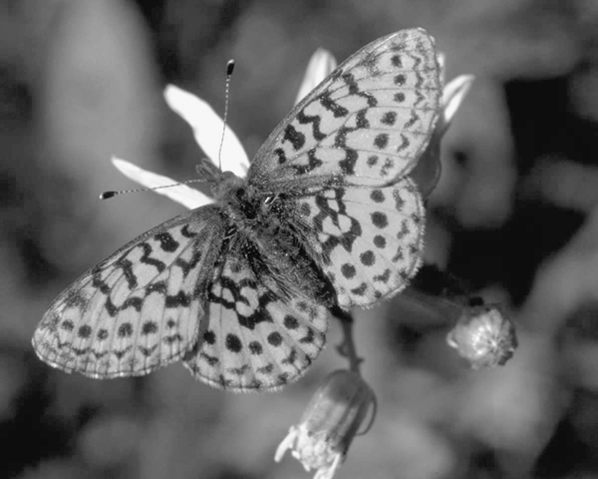
#> input picture HW3/images/butterfly.png, 598 x 479 px; the run also reads 3 pictures not shown here
$ jupyter execute Homework_3.ipynb   (shell and % lines are left out)   (older library calls are emulated)
#> lines starting #> are read from the running program, lines starting #| are printed output that depends on the picture; after the words box and inside, x2 and y2 are one past the last pixel; in counts of white or black regions, pixels touching at a corner belong together
# Homework 3

Created by: Frendy

Date: 10/30/2020

The image folder has the images given for the homework

The output folder has the images that were created for the homework (Example: image1_crop.jpg)

# Dependencies

Please have the common libraries listed belowed installed.

In case you don't have it. Please install it by typing the following

## matplotlib
pip3 install matplotlib

## scipy
pip3 install scipy

## numpy
pip3 install numpy

## skimage
pip3 install scikit-image

[cell 1]
############
# Numpy makes my computer run out of memory, fix it by forcing to not do multi threading
###########
import os
os.environ['OPENBLAS_NUM_THREADS'] = '1'
os.environ['MKL_NUM_THREADS'] = '1'

[cell 2]
import matplotlib.image as mpimg
import matplotlib.pyplot as plt

import numpy as np

from PIL import Image

# importing "math" for mathematical operations
import math

from scipy.ndimage import gaussian_filter
from skimage.filters import sobel

[cell 3]
#########################
# Problem 1 a
#########################

def my_gaussian_pyramid(
    image,
    scale_factor = 2,
    n_scales = 5,
    sigma = None
):

    # If sigma is not passed, put it as default value
    if sigma is None:
        sigma = 2*scale_factor/6.0

    # Get Current immage information
    img = np.array(mpimg.imread(image))

    # Output Variable,
    # Output image are a bunch of images, make a list
    outImg = []
    outImg.append(img)

    # maximum number of scales
    # Aka, how many times can we downsample it till sixe 1 pixel
    # Find if width or height is the biggest
    width, height = img.shape

    if(width > height):
        temp_max = width
    else:
        temp_max = height

    max_scales = math.ceil(math.log(temp_max, n_scales))

    max_scales = min(max_scales, n_scales)

    # Do Gaussian Pyramid
    # Loop n times, range is exclusive so do +1
    for i in range(max_scales+1):
        # Apply low-pass filter
        im_blur = gaussian_filter(img, sigma)

        # Down sample
        im_small = im_blur[::scale_factor, ::scale_factor]

        # Add to output
        outImg.append(im_small)
        img = im_small

    return outImg

[cell 4]
#########################
# Problem 1 b
#########################

def helperDisplay (my_gaussian_pyramid):
    # Read image to create the output image size

    x, y = my_gaussian_pyramid[0].shape

    # Output
    output = np.zeros((x, y*2))

    # Left side of image is always the original
    output[0:x, 0:y] = my_gaussian_pyramid[0]

    # Now output the right images
    tempx = 0
    tempy = y

    # Start at 1 because 0 is the original
    for i in range(1, len(my_gaussian_pyramid)):
        img = my_gaussian_pyramid[i]

        #Display image
        newx, newy = img.shape
        newx = newx + tempx
        newy = newy + tempy

        output[tempx:newx, y:newy] = img
        tempx = newx

    return output

[cell 5]
#########################
# Problem 1 b -> (1)
#########################
img = my_gaussian_pyramid('images/butterfly.png',2,5)
#> in my_gaussian_pyramid, img is the input picture: shape (479, 598) float32; min 0.0235, max 0.984, mean 0.398
#> after the loop in my_gaussian_pyramid, `for i in range(max_scales+1):`: outImg = 6 items
#> img = 6 items
img = helperDisplay(img)
#> the loop in helperDisplay, `for i in range(1, len(my_gaussian_pyramid)):` made 5 passes
#> (newx, newy, tempx) on passes 1 to 5: (240, 897, 240), (360, 748, 360), (420, 673, 420), (450, 636, 450), (465, 617, 465)
#> after the loop in helperDisplay, `for i in range(1, len(my_gaussian_pyramid)):`: output: shape (479, 1196) float64; min 0, max 0.984, mean 0.265
plt.imshow(img,cmap='gray')
print("Saving pyramid_sf2.jpg")
plt.savefig('output/pyramid_sf2.jpg')
plt.show()

[cell 6]
#########################
# Problem 1 b -> (2)
#########################
img = my_gaussian_pyramid('images/butterfly.png',3,10,5)
#> img = 5 items
img = helperDisplay(img)
#> the loop in helperDisplay (call 2), `for i in range(1, len(my_gaussian_pyramid)):` made 4 passes
#> (newx, newy, tempx) on passes 1 to 4: (160, 798, 160), (214, 665, 214), (232, 621, 232), (238, 606, 238)
#> after the loop in helperDisplay (call 2), `for i in range(1, len(my_gaussian_pyramid)):`:
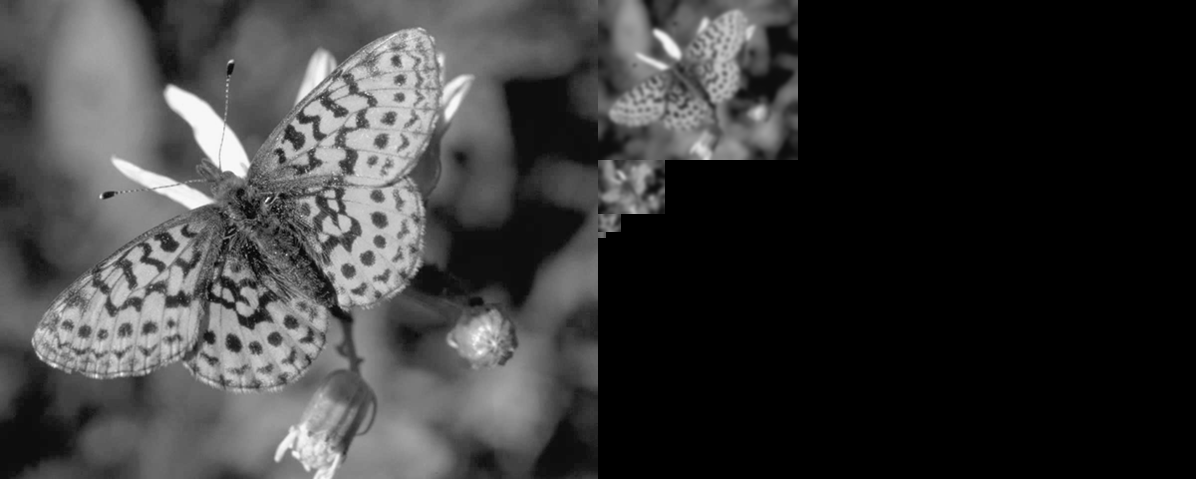
#> output: shape (479, 1196) float64; min 0, max 0.984, mean 0.224
plt.imshow(img,cmap='gray')
print("Saving pyramid_sf3_sigma5.jpg")
plt.savefig('output/pyramid_sf3_sigma5.jpg')
plt.show()

[cell 7]
#########################
# Problem 1 c
#########################
img = my_gaussian_pyramid('images/butterfly.png',2,5)
#> img = 6 items

# Create a new image list with Sobel
img_1 = sobel(img[0])
imgSobel = []
imgSobel.append(img_1)

for i in range(1,len(img)):
    tempImg = sobel(img[i])
    imgSobel.append(tempImg)
#> this loop made 5 passes
#> after the loop, imgSobel = 6 items

img = helperDisplay(imgSobel)
#> the loop in helperDisplay (call 3), `for i in range(1, len(my_gaussian_pyramid)):` made 5 passes
#> after the loop in helperDisplay (call 3), `for i in range(1, len(my_gaussian_pyramid)):`:
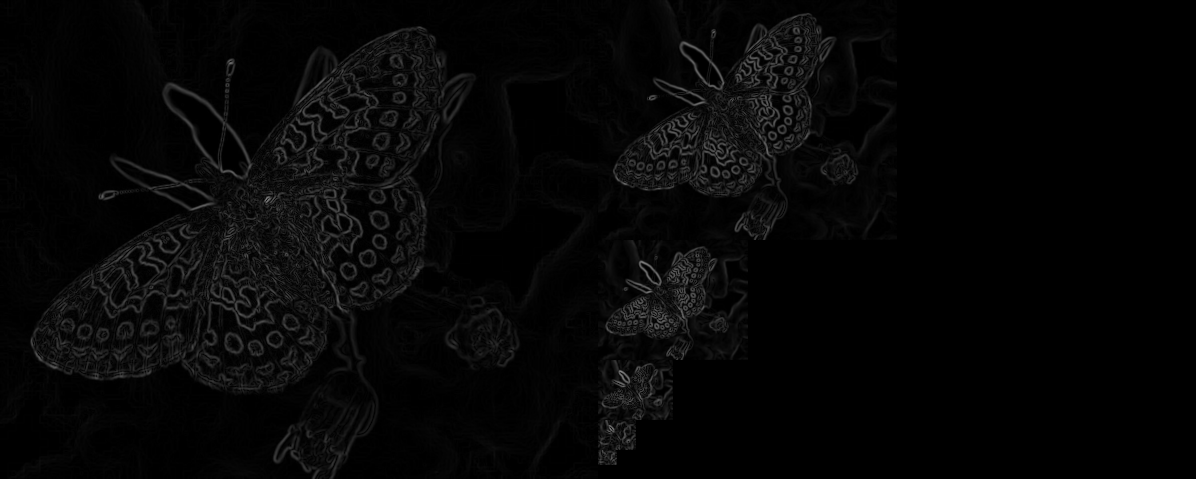
#> output: shape (479, 1196) float64; min 0, max 0.517, mean 0.0246
plt.imshow(img,cmap='gray')
print("Saving pyramid_edges.jpg")
plt.savefig('output/pyramid_edges.jpg')
plt.show()

[cell 8]
#########################
# Problem 1 d
#########################
from skimage.transform import resize

# Get original image from c
img = my_gaussian_pyramid('images/butterfly.png',2,5)

# Create a new image list with Sobel
img_1 = sobel(img[0])
imgSobel = []
imgSobel.append(img_1)

for i in range(1,len(img)):
    tempImg = sobel(img[i])
    imgSobel.append(tempImg)

# To plot images.
fig, axes = plt.subplots(nrows=5, ncols=2)
fig.tight_layout()
fig.set_figheight(50)
fig.set_figwidth(15)

# Range is exclusive
i = 0
for k in range(0,5):
    output = img[k]
    outputSobel = imgSobel[k]

#   Resize all images to input image (butterfly.png size)
    output = resize(output, (img[0].shape[0], img[0].shape[1]),
                       anti_aliasing=True)
    outputSobel = resize(outputSobel, (img[0].shape[0], img[0].shape[1]),
                       anti_aliasing=True)
    if k == 0:
        plt.subplot(5,2,1)
    elif k == 1:
        plt.subplot(5,2,3)
    elif k == 2:
        plt.subplot(5,2,5)
    elif k == 3:
        plt.subplot(5,2,7)
    else:
        plt.subplot(5,2,9)

#   Input image
    plt.imshow(output, cmap='gray', aspect='auto')
    plt.title('Input Image')

# Sobel edge
    plt.subplot(5,2,2*i + 2)
    plt.imshow(outputSobel, cmap='gray', aspect='auto')
    plt.title('Sobel edge detection at level '+ str(i))
    plt.imsave('output/pyramid_edge'+ str(i) + '.jpg', outputSobel, cmap='gray')

    i = i + 1
#> after the loop, i = 5

##################
# Observation on the detected feature/strucutre
##################
"""
Observation:
The higher the scale, the less resolution we get. Thus, we can conclude that smaller images have lower resolution.
"""
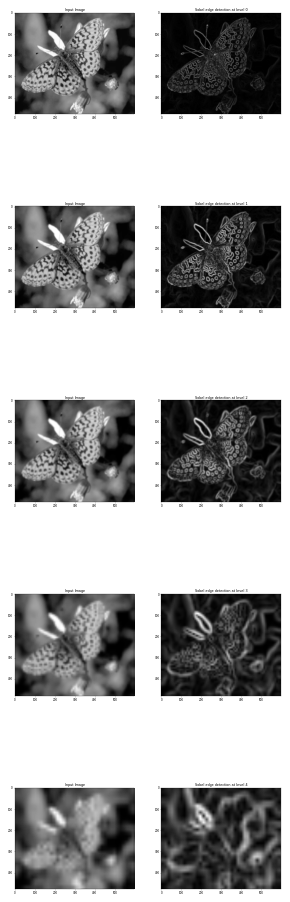
#> figure drawn by matplotlib, 10 panels

[cell 9]
#########################
# Problem 2 a
#########################
# For Sobel (Derivatives) and gaussean
import cv2

# Make gray
from skimage.color import rgb2gray

def Harris_Corner_Detection(
    inputImage,
    alpha = 0.05,
    thresholding_factor = 0.1,
    minDistance = 10
):

    # Import image
    # Convert the image to grayscale
    img = rgb2gray(mpimg.imread(inputImage))

    #############################
    # Step 1, Compute derivates of the input image in x- and y- direction
    #############################

    # We will use sobel operator as it givse the x and y derivatives
    derivativeX = cv2.Sobel(img, cv2.CV_64F, 1, 0)
    derivativeY = cv2.Sobel(img, cv2.CV_64F, 0, 1)

    #############################
    # Step 2, For each pixel, construct the second momemnt matrix M in a Gaussian window around the pixel
    #############################

    # Formula M = sum [I^2_x I_xI_y]
    #                  I_xI_y I_y^2

    tempX = derivativeX*derivativeX
    tempY = derivativeY*derivativeY
    tempXY = derivativeX*derivativeY

    # Blur them with GaussianBlur
    s_xx = cv2.GaussianBlur(tempX, (0,0), 1)
    s_xy = cv2.GaussianBlur(tempXY, (0,0), 1)
    s_yy = cv2.GaussianBlur(tempY, (0,0), 1)

    # Tried to make a Matrix, but ndimage.sobel returns a sequence
    # Get error if try to make a matrix
        # setting an array element with a sequence.

    #     M = np.zeros((2,2))
    #     M[0][0] = tempX
    #     M[0][1] = tempXY
    #     M[1][0] = tempXY
    #     M[1][1] = tempY

    #############################
    # Step 3: Compute the corner response function
    #############################
    #𝑅=det(𝐌)−𝛼×trace2(𝐌)
    # Try to do matrix way but got error, computing it manually.

    # R = np.linalg.det(M) - alpha*np.trace(M)^2

    det = (s_xx*s_yy) - (s_xy*s_xy)
    trace = s_xx+s_yy

    R = det - (alpha*trace*trace)

    #############################
    # Step 4: Threshold the corner response value computed in Step 3
    #############################
    #threshold= thresholding_factormax_corner_response
    max_corner_response = np.max(R)
    threshold = thresholding_factor * max_corner_response
    newR = np.copy(R)
    # Anything that is above threshold is 0
    newR[newR > threshold] = 0

    #############################
    # Step 5: Find local maxima of response function (non-maximum suppresion)
    #############################

    # So right now we should have the corners
    newR = np.asarray(newR)
    listOfLocalMaxima = []
    listOfLocationsForLocalMaxima = []
    tempMax =np.amax(newR)

    # WindowSize to move
    windowSize = np.mgrid[-minDistance:minDistance+1]
    w, h = newR.shape
    for x in range(w):
        for y in range(h):
            tempValue = newR[x,y]

            # if higher, we add the point to our localmaxima

            # I get error when I do this, out of bounds :(
            #if tempValue > tempMax*threshold:

            if tempValue > threshold:

                tempx = x + windowSize
                tempy = y + windowSize

                # set to 0 all neightbours
                # Check if you inside the window
                if(tempx.all() < w - 2 and tempy.all() - 2 < h):
                    newR[tempx][tempy] = 0

                    # Add points to list
                    listOfLocalMaxima.append(tempValue)
                    tempCoordinates = [tempx,tempy]
                    listOfLocationsForLocalMaxima.append(tempCoordinates)


    #############################
    # Step 6: show resulting corners as red dots on top of the input imageas shown below.
    #############################

    # make red dots
#     img[newR > threshold*np.amax(newR)] = [0,0,255]
#     for x in range(w):
#         for y in range(h):
#             if newR[x][y] > threshold*np.amax(newR[x][y]):
#                 img[x][y] = [0,0,255]
    plt.imshow(newR, "Reds_r")
    return newR

#################
# Test it with checkerboard.jpg
#################
test = Harris_Corner_Detection('images/checkerboard.jpg')
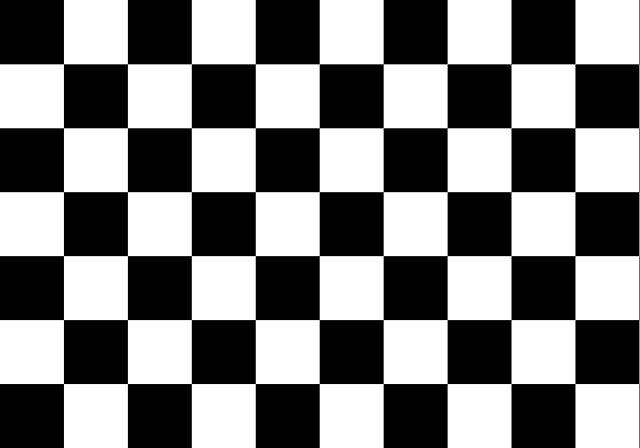
#> input picture HW3/images/checkerboard.jpg, 640 x 448 px
#> in Harris_Corner_Detection, `trace = s_xx+s_yy`:
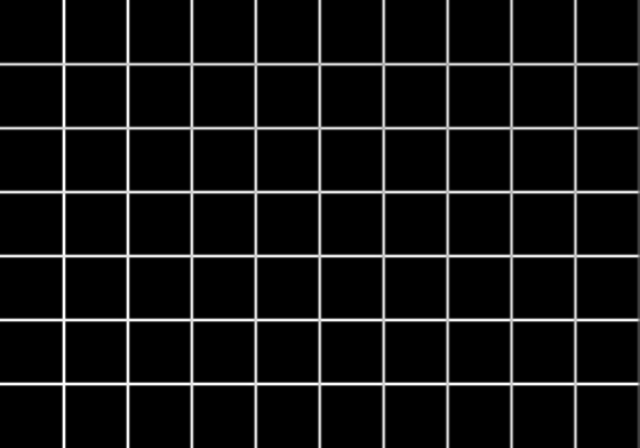
#> trace: shape (448, 640) float64; min 0, max 9.93, mean 0.727; drawn with min black and max white
#> in Harris_Corner_Detection, `R = det - (alpha*trace*trace)`:
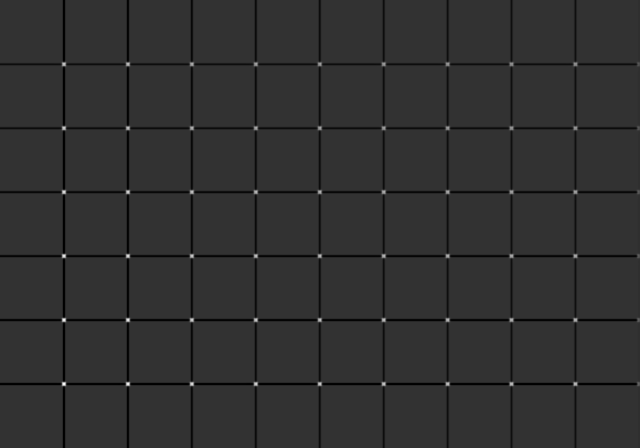
#> R: shape (448, 640) float64; min -4.91, max 19.72, mean -0.196; drawn with min black and max white
#> in Harris_Corner_Detection, `max_corner_response = np.max(R)`: max_corner_response = 19.72
#> in Harris_Corner_Detection, `threshold = thresholding_factor * max_corner_response`: threshold = 1.97
#> in Harris_Corner_Detection, `newR[newR > threshold] = 0`:
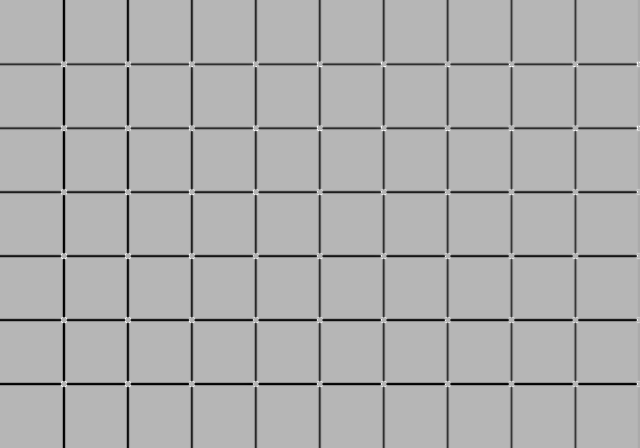
#> newR: shape (448, 640) float64; 0.36% of pixels changed, all inside (x1, y1, x2, y2) = (62, 62, 640, 386); drawn with min black and max white
#> in Harris_Corner_Detection, `tempMax =np.amax(newR)`: tempMax = 1.95
#> after the loop in Harris_Corner_Detection, `for x in range(w):`: listOfLocalMaxima = []

[cell 10]
#########################
# Problem 2 b
#########################

## For 0.1 x (max_corner_response)
plt.subplot(1,2,1)
plt.title('corners_tf0.1')

img = Harris_Corner_Detection('images/butterfly.png')
#> call 2 of Harris_Corner_Detection, with inputImage = 'images/butterfly.png', alpha = 0.05, thresholding_factor = 0.1, minDistance = 10
#> in Harris_Corner_Detection (call 2), `derivativeY = cv2.Sobel(img, cv2.CV_64F, 0, 1)`:
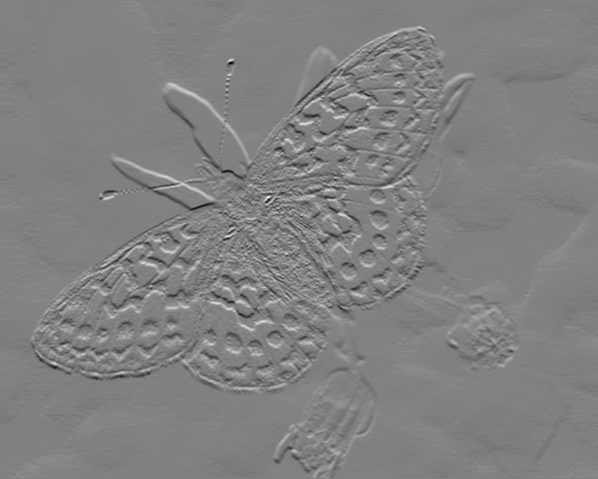
#> derivativeY: shape (479, 598) float64; min -2.3, max 2.24, mean 3.73e-05; drawn with min black and max white
#> in Harris_Corner_Detection (call 2), `tempXY = derivativeX*derivativeY`:
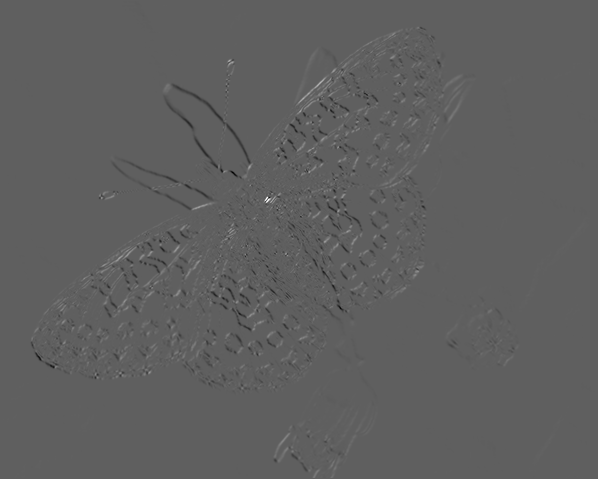
#> tempXY: shape (479, 598) float64; min -2.06, max 3.44, mean -0.000687; drawn with min black and max white
#> in Harris_Corner_Detection (call 2), `s_xx = cv2.GaussianBlur(tempX, (0,0), 1)`:
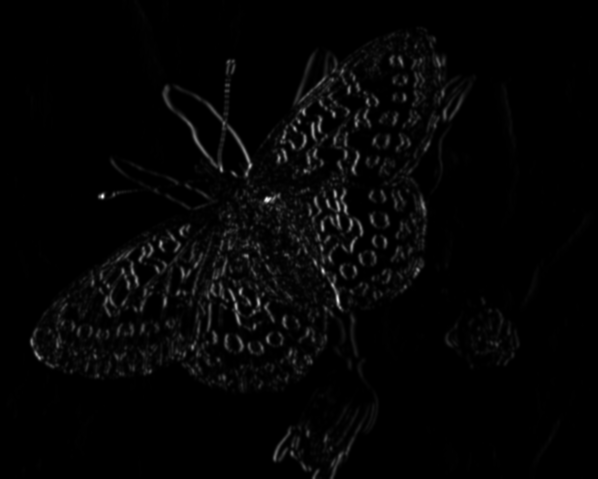
#> s_xx: shape (479, 598) float64; min 0, max 2.52, mean 0.0509; drawn with min black and max white
#> in Harris_Corner_Detection (call 2), `max_corner_response = np.max(R)`: max_corner_response = 1.76
#> in Harris_Corner_Detection (call 2), `threshold = thresholding_factor * max_corner_response`: threshold = 0.176
#> in Harris_Corner_Detection (call 2), `tempMax =np.amax(newR)`: tempMax = 0.175
plt.imshow(img, cmap='gray')
plt.imsave('output/corners_tf0.1.jpg', img, cmap='gray')

## For 0.3 x (max_corner_response)
plt.subplot(1,2,2)
plt.title('corners_tf0.3')
img2 = Harris_Corner_Detection('images/butterfly.png', thresholding_factor = 0.3)
plt.imshow(img2, cmap='gray')
plt.imsave('output/corners_tf0.3.jpg', img2, cmap='gray')

"""
Observation:
Higher trhesholding makes the image darker and less.
Also, line are more thicker
"""

[cell 11]
## For 5 minimum distance
plt.subplot(1,2,1)
plt.title('corners_mindist5')

img = Harris_Corner_Detection('images/butterfly.png', minDistance = 5 )
plt.imshow(img, cmap='gray')
plt.imsave('output/corners_mindist5.jpg', img, cmap='gray')

## For 0.3 x (max_corner_response)
plt.subplot(1,2,2)
plt.title('corners_mindist15')
img2 = Harris_Corner_Detection('images/butterfly.png', minDistance = 15)
plt.imshow(img2, cmap='gray')
plt.imsave('output/corners_mindist15.jpg', img2, cmap='gray')

"""
Observation:
I cannot observe anychanges for threshold changes.
This implies that my harris function is not working correctly

Theorerically:
If we change the window size, we will see that by increasing it,
the minimum distance, we will have more lines or points.
"""

[cell 12]
#########################
# Problem 2 c
#########################

plt.subplot(1,2,1)
plt.title('corners_rot')

img = Harris_Corner_Detection('images/butterfly_rotated.png')
plt.imshow(img, cmap='gray')
plt.imsave('output/corners_rot.jpg', img, cmap='gray')

plt.subplot(1,2,2)
plt.title('corners_tf0.1')
img = mpimg.imread('output/corners_tf0.1.jpg')
plt.imshow(img, cmap='gray')

"""
Observation:
corners_tf0.1 is darker compare to cornesrs_rot.

Looks like detected corner positions are not rotating by the same amount.

Implying the Harris corner detection is not working

Theorerically:
The detected corner position should rotate by the same amount.
"""

[cell 13]
#########################
# Problem 2 D
#########################
fig.tight_layout()
fig.set_figheight(15)
fig.set_figwidth(15)

plt.subplot(1,3,1)
plt.title('corners_down2')

img = Harris_Corner_Detection('images/butterfly_down2.png')
plt.imshow(img, cmap='gray')
plt.imsave('output/corners_down2.jpg', img, cmap='gray')

plt.subplot(1,3,2)
plt.title('corners_down4')
img = Harris_Corner_Detection('images/butterfly_down4.png')
plt.imshow(img, cmap='gray')
plt.imsave('output/corners_down4.jpg', img, cmap='gray')

plt.subplot(1,3,3)
plt.title('corners_tf0.1')
img = mpimg.imread('output/corners_tf0.1.jpg')
plt.imshow(img, cmap='gray')


"""
Observation:
When we scale it down, we can see the points or lines more visible.

We also observe that we are losing details/too much noise when we scale down
"""

[cell 14]
# [109 lines of commented-out code are left out]

[cell 15]
import matplotlib.pyplot as plt
import numpy as np
import cv2


# Read in the image
image = cv2.imread('images/butterfly.png')

# Make a copy of the image
image_copy = np.copy(image)

# Change color to RGB (from BGR)
image_copy = cv2.cvtColor(image_copy, cv2.COLOR_BGR2RGB)

plt.imshow(image_copy)

[cell 16]
# Convert to grayscale
gray = cv2.cvtColor(image_copy, cv2.COLOR_RGB2GRAY)
gray = np.float32(gray)

# Detect corners
dst = cv2.cornerHarris(gray, 2, 3, 0.04)

# Dilate corner image to enhance corner points
dst = cv2.dilate(dst,None)

plt.imshow(dst, cmap='gray')

[cell 17]
# This value vary depending on the image and how many corners you want to detect
# Try changing this free parameter, 0.1, to be larger or smaller and see what happens
thresh = 0.1*dst.max()
#> thresh = 3750267.2

# Create an image copy to draw corners on
corner_image = np.copy(image_copy)

# Iterate through all the corners and draw them on the image (if they pass the threshold)
for j in range(0, dst.shape[0]):
    for i in range(0, dst.shape[1]):
        if(dst[j,i] > thresh):
            # image, center pt, radius, color, thickness
            cv2.circle( corner_image, (i, j), 1, (0,255,0), 1)

plt.imshow(corner_image)

[cell 18]
# This value vary depending on the image and how many corners you want to detect
# Try changing this free parameter, 0.1, to be larger or smaller and see what happens
thresh = 0.1*dst.max()

# Create an image copy to draw corners on
corner_image = np.copy(image_copy)

# Iterate through all the corners and draw them on the image (if they pass the threshold)
for j in range(0, dst.shape[0]):
    for i in range(0, dst.shape[1]):
        if(dst[j,i] > thresh):
            # image, center pt, radius, color, thickness
            cv2.circle( corner_image, (i, j), 1, (0,255,0), 1)

plt.imshow(corner_image)
